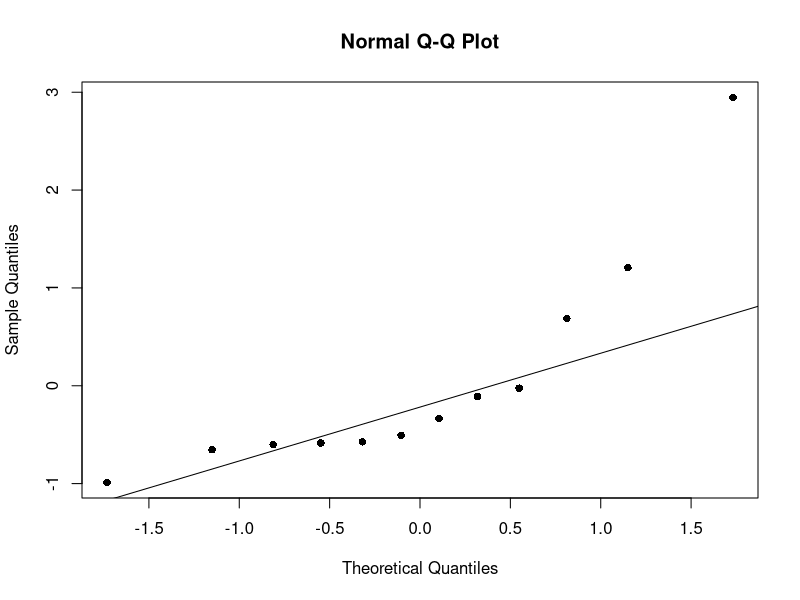
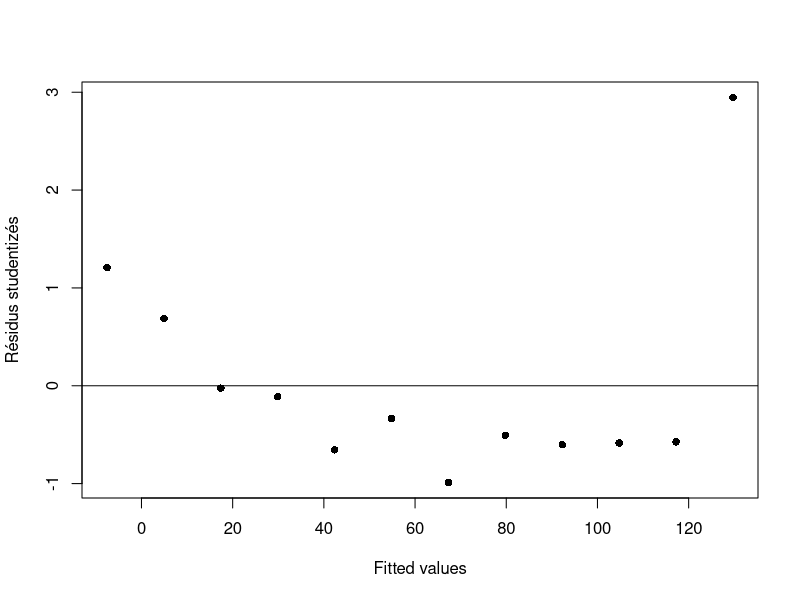
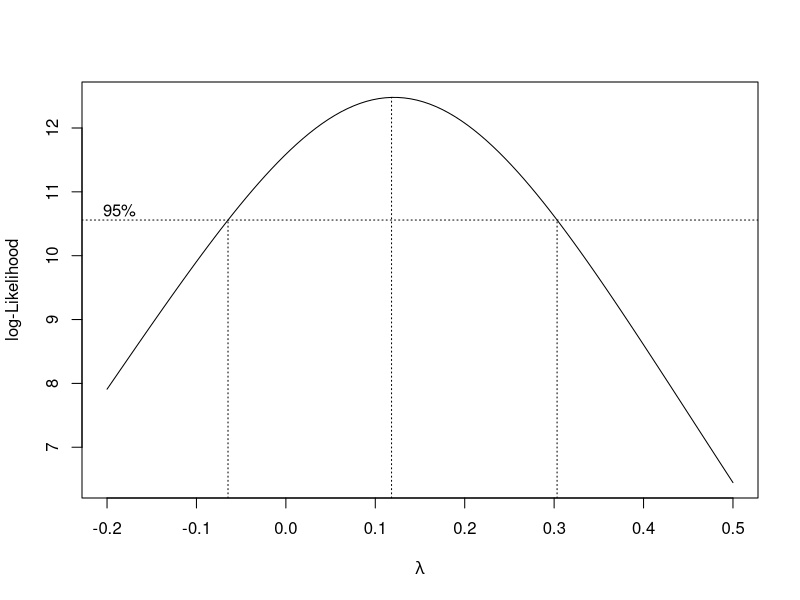
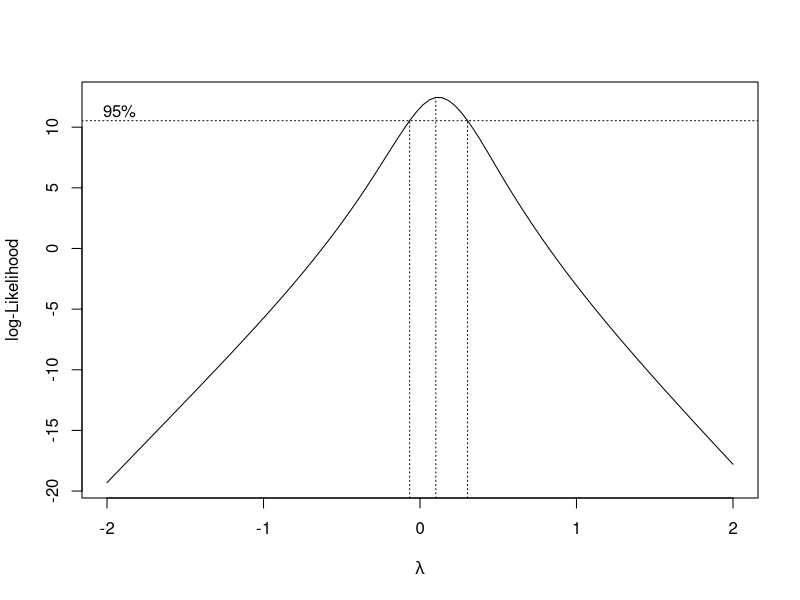
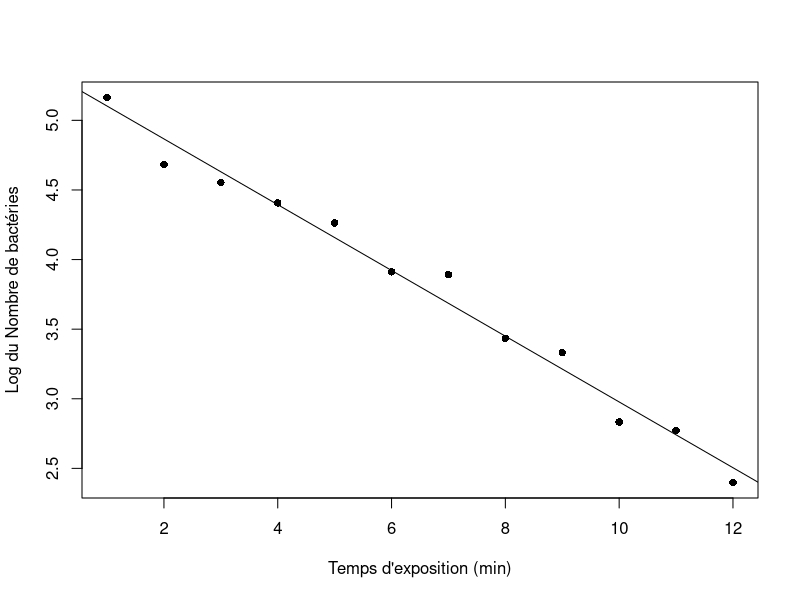
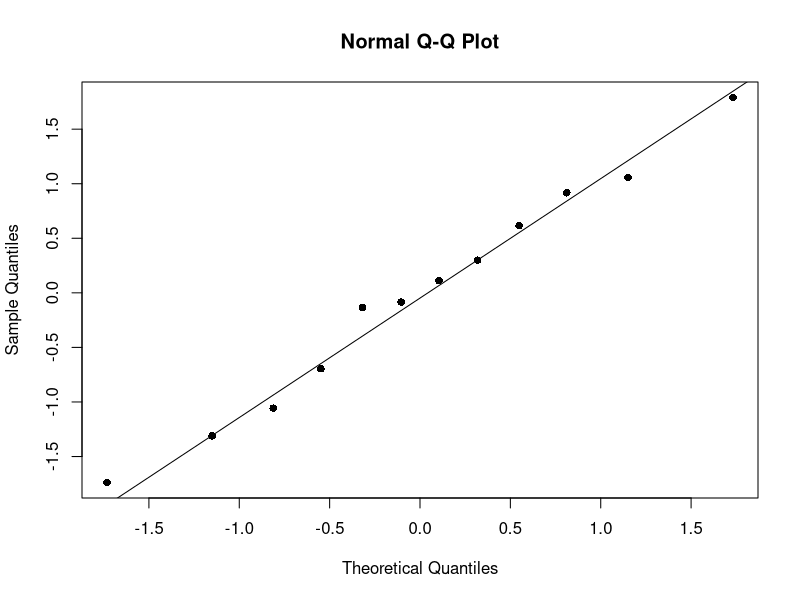
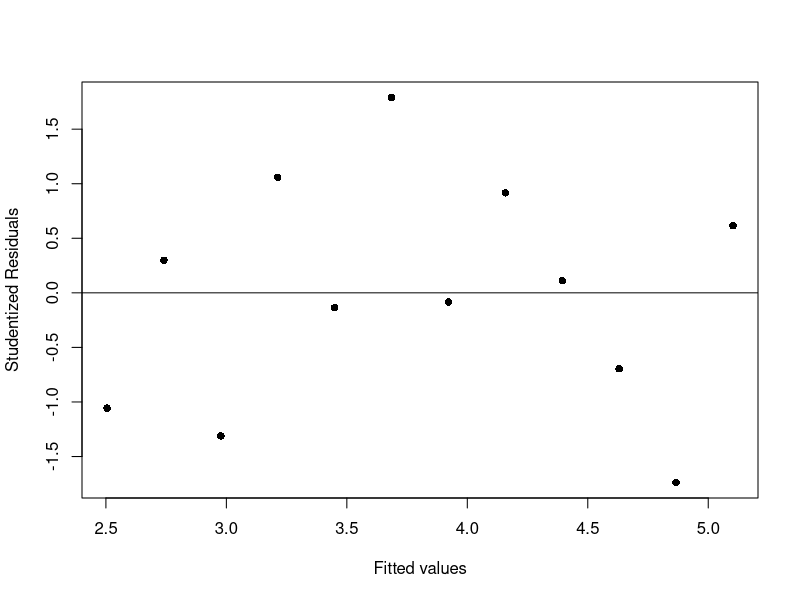

Write the R code that produced these figures, in order.
## ---- chunk 1
#| echo: false

bact <- c(175, 108, 95, 82, 71, 50, 49, 31, 28, 17, 16, 11)
min <- 1:12
## ---- chunk 2
fit1 <- lm(bact ~ min) 
summary(fit1) 
## ---- chunk 3
anova(fit1) 
## ---- chunk 4
#| echo: false
#| fig-cap: "Diagramme quantile-quantile pour la régression linéaire simple."
#| label: fig-simple-bact2


qqnorm(rstandard(fit1), pch = 16)
qqline(rstandard(fit1))
## ---- chunk 5
#| echo: false
#| fig-cap: "Résidus en fonction des valeurs ajustées pour le modèle de régression linéaire simple."
#| label: fig-simple-bact3


plot(fitted(fit1), rstandard(fit1), pch = 16, ylab = "Résidus studentizés", xlab = "Fitted values")
abline(h = 0)
## ---- chunk 6
#| echo: false
#| message: false
#| fig-cap: "Log-vraisemblance en fonction du paramètre pour la méthode Box-Cox"
#| label: fig-simple-bact4

library(MASS)
boxcox(bact~min, lambda = seq(-0.2, 0.5, len = 20), plotit = TRUE)
boxcox(bact~min, lambda = seq(-2, 2, len = 20), plotit = TRUE)
## ---- chunk 7
logbact <- log(bact)
fit2 <- lm(logbact~min)
summary(fit2)
## ---- chunk 8
#| echo: false
#| fig-cap: "Nuage de points du logarithme du nombre de bactéries en fonction de temps d'exposition."
#| label: fig-simple-bact5


plot(min, logbact, pch = 16, xlab = "Temps d'exposition (min)", ylab = "Log du Nombre de bactéries")
abline(fit2)
## ---- chunk 9
anova(fit2)
## ---- chunk 10
#| echo: false
#| fig-cap: "Diagramme quantile-quantile pour le logarithme du nombre de bactéries"
#| label: fig-simple-bact6

qqnorm(rstandard(fit2), pch = 16)
qqline(rstandard(fit2))

## ---- chunk 11
#| echo: false
#| fig-cap: "Résidus en fonction des valeurs ajustées pour le logarithme du nombre de bactéries"
#| label: fig-simple-bact7

plot(fitted(fit2), rstandard(fit2), pch = 16, ylab = "Studentized Residuals", xlab = "Fitted values")
abline(h = 0)
